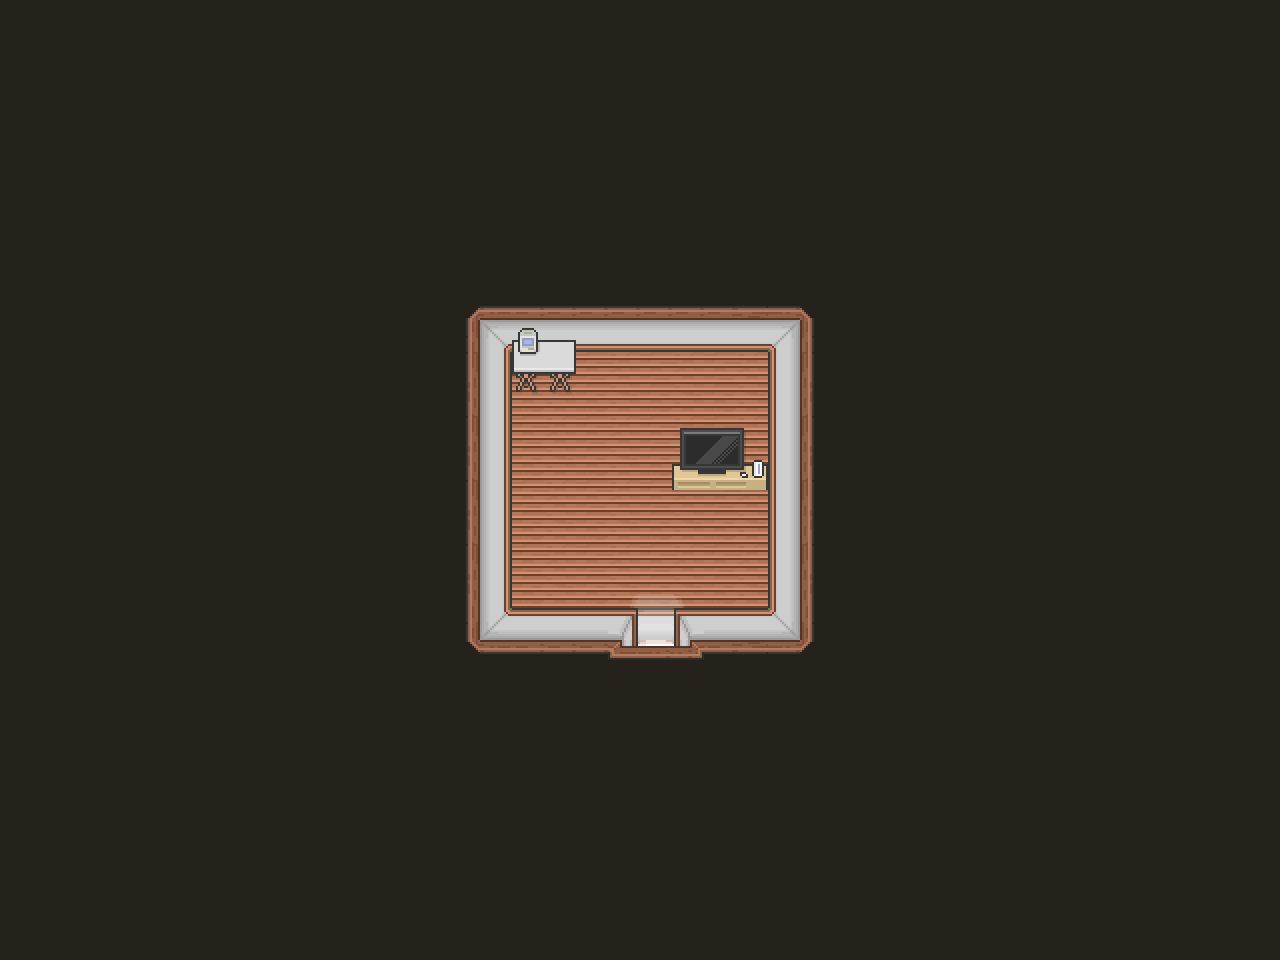

A level layout from a 2D game, rendered from its tile map. Below: a short description, then the map file with tile-grid data replaced by summaries:
An orthogonal 40x30 tile map with 32x32 px tiles, 4 tile layers (Background, Floor, Scenery, Doors) and 8 objects (N1).

<map version="1.5" tiledversion="1.7.2" orientation="orthogonal" renderorder="right-down" width="40" height="30" tilewidth="32" tileheight="32" infinite="0" nextlayerid="11" nextobjectid="90">
 <editorsettings>
  <export target="map2.json" format="json" />
 </editorsettings>
 <tileset firstgid="1" name="tilesheet" tilewidth="32" tileheight="32" tilecount="1960" columns="20">
  <image source="../img/tilesets/tilesheet.png" width="640" height="3136" />
 </tileset>
 <layer id="1" name="Background" width="40" height="30">
  <data>[1200 cells, 1200 non-empty, 1 distinct tile ids]</data>
 </layer>
 <layer id="9" name="Floor" width="40" height="30">
  <data>[1200 cells, 144 non-empty, 36 distinct tile ids]</data>
 </layer>
 <layer id="10" name="Scenery" width="40" height="30">
  <data>[1200 cells, 15 non-empty, 15 distinct tile ids]</data>
 </layer>
 <layer id="7" name="Doors" width="40" height="30">
  <data>[1200 cells, 9 non-empty, 9 distinct tile ids]</data>
 </layer>
 <objectgroup id="5" name="Walls" opacity="0.97">
  <object id="80" x="512" y="318" width="256" height="34" />
  <object id="81" x="674" y="608" width="94" height="34" />
  <object id="82" x="768" y="352" width="34" height="256" />
  <object id="83" x="478" y="352" width="34" height="256" />
  <object id="84" x="672" y="464" width="96" height="26" />
  <object id="85" x="512" y="352" width="64" height="40" />
  <object id="89" x="512" y="608" width="126" height="34" />
 </objectgroup>
 <objectgroup id="8" name="Warp">
  <object id="87" name="N1" x="638" y="608" width="36" height="8" />
 </objectgroup>
</map>
